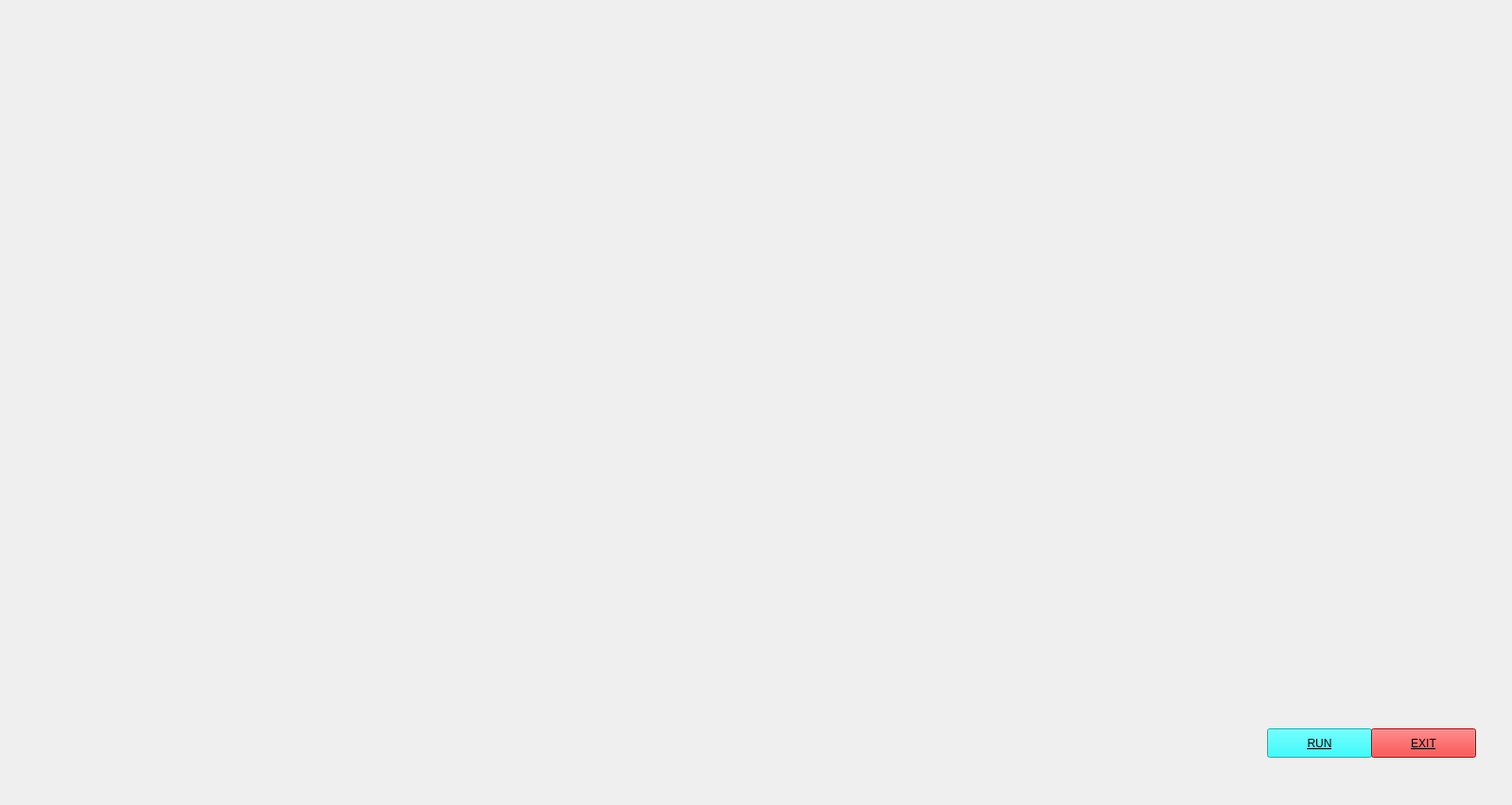
<?xml version="1.0" encoding="UTF-8"?>
<ui version="4.0">
 <class>LUCYGUI</class>
 <widget class="QMainWindow" name="LUCYGUI">
  <property name="geometry">
   <rect>
    <x>0</x>
    <y>0</y>
    <width>1599</width>
    <height>851</height>
   </rect>
  </property>
  <property name="windowTitle">
   <string>MainWindow</string>
  </property>
  <widget class="QWidget" name="centralwidget">
   <widget class="QLabel" name="label">
    <property name="geometry">
     <rect>
      <x>0</x>
      <y>0</y>
      <width>1601</width>
      <height>851</height>
     </rect>
    </property>
    <property name="text">
     <string/>
    </property>
    <property name="pixmap">
     <pixmap>C:/Users/SATISH/Desktop/ui.gif</pixmap>
    </property>
    <property name="scaledContents">
     <bool>true</bool>
    </property>
   </widget>
   <widget class="QPushButton" name="pushButton">
    <property name="geometry">
     <rect>
      <x>1340</x>
      <y>770</y>
      <width>111</width>
      <height>31</height>
     </rect>
    </property>
    <property name="styleSheet">
     <string notr="true">background-color: rgb(0, 255, 255);
text-decoration: underline;
font: 12pt &quot;Arial&quot;;
border-color: rgb(23, 166, 255);</string>
    </property>
    <property name="text">
     <string>RUN</string>
    </property>
   </widget>
   <widget class="QPushButton" name="pushButton_2">
    <property name="geometry">
     <rect>
      <x>1450</x>
      <y>770</y>
      <width>111</width>
      <height>31</height>
     </rect>
    </property>
    <property name="styleSheet">
     <string notr="true">background-color: rgb(0, 255, 255);
background-color: rgb(255, 0, 0);
text-decoration: underline;
font: 12pt &quot;Arial&quot;;
border-color: rgb(23, 166, 255);</string>
    </property>
    <property name="text">
     <string>EXIT</string>
    </property>
   </widget>
   <widget class="QTextBrowser" name="textBrowser">
    <property name="geometry">
     <rect>
      <x>90</x>
      <y>80</y>
      <width>271</width>
      <height>151</height>
     </rect>
    </property>
    <property name="styleSheet">
     <string notr="true">background:transparent;
border-radius:none;</string>
    </property>
   </widget>
  </widget>
 </widget>
 <resources/>
 <connections/>
</ui>
